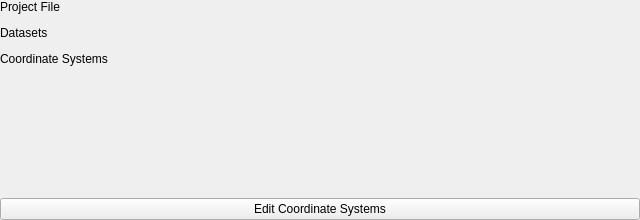
<?xml version="1.0" encoding="UTF-8"?>
<ui version="4.0">
 <class>BackstageProjectPropertiesWidget</class>
 <widget class="QWidget" name="BackstageProjectPropertiesWidget">
  <property name="geometry">
   <rect>
    <x>0</x>
    <y>0</y>
    <width>640</width>
    <height>220</height>
   </rect>
  </property>
  <layout class="QVBoxLayout" name="contentLayout">
   <property name="leftMargin">
    <number>0</number>
   </property>
   <property name="topMargin">
    <number>0</number>
   </property>
   <property name="rightMargin">
    <number>0</number>
   </property>
   <property name="bottomMargin">
    <number>0</number>
   </property>
   <property name="spacing">
    <number>10</number>
   </property>
   <item>
    <layout class="QFormLayout" name="summaryLayout">
     <property name="horizontalSpacing">
      <number>18</number>
     </property>
     <property name="verticalSpacing">
      <number>12</number>
     </property>
     <item row="0" column="0">
      <widget class="QLabel" name="projectFileLabel">
       <property name="text">
        <string>Project File</string>
       </property>
      </widget>
     </item>
     <item row="0" column="1">
      <widget class="QLabel" name="projectFileValueLabel">
       <property name="text">
        <string/>
       </property>
      </widget>
     </item>
     <item row="1" column="0">
      <widget class="QLabel" name="datasetCountLabel">
       <property name="text">
        <string>Datasets</string>
       </property>
      </widget>
     </item>
     <item row="1" column="1">
      <widget class="QLabel" name="datasetCountValueLabel">
       <property name="text">
        <string/>
       </property>
      </widget>
     </item>
     <item row="2" column="0">
      <widget class="QLabel" name="coordinateSystemsLabel">
       <property name="text">
        <string>Coordinate Systems</string>
       </property>
      </widget>
     </item>
     <item row="2" column="1">
      <widget class="QLabel" name="coordinateSystemsValueLabel">
       <property name="text">
        <string/>
       </property>
      </widget>
     </item>
    </layout>
   </item>
   <item>
    <widget class="QPushButton" name="editCoordinateSystemsButton">
     <property name="text">
      <string>Edit Coordinate Systems</string>
     </property>
    </widget>
   </item>
  </layout>
 </widget>
 <resources/>
 <connections/>
</ui>
